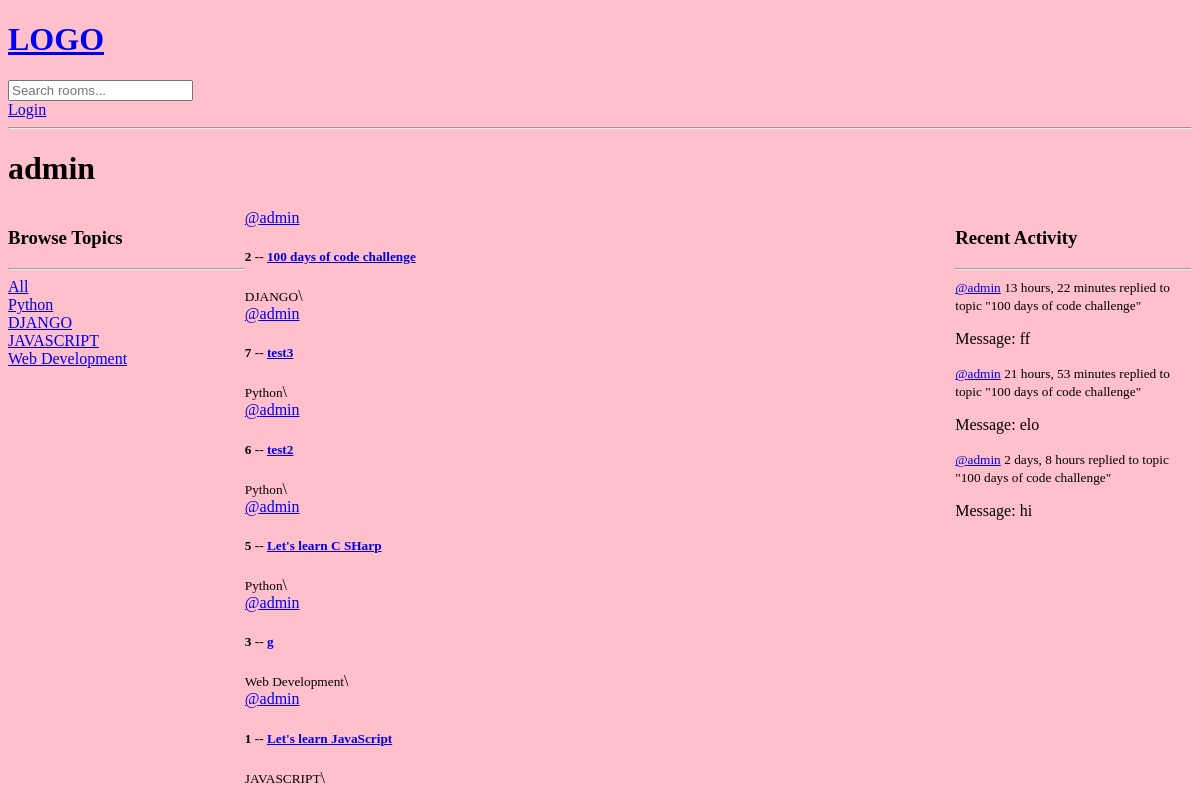
The page /profile/1 on the database as committed earlier.
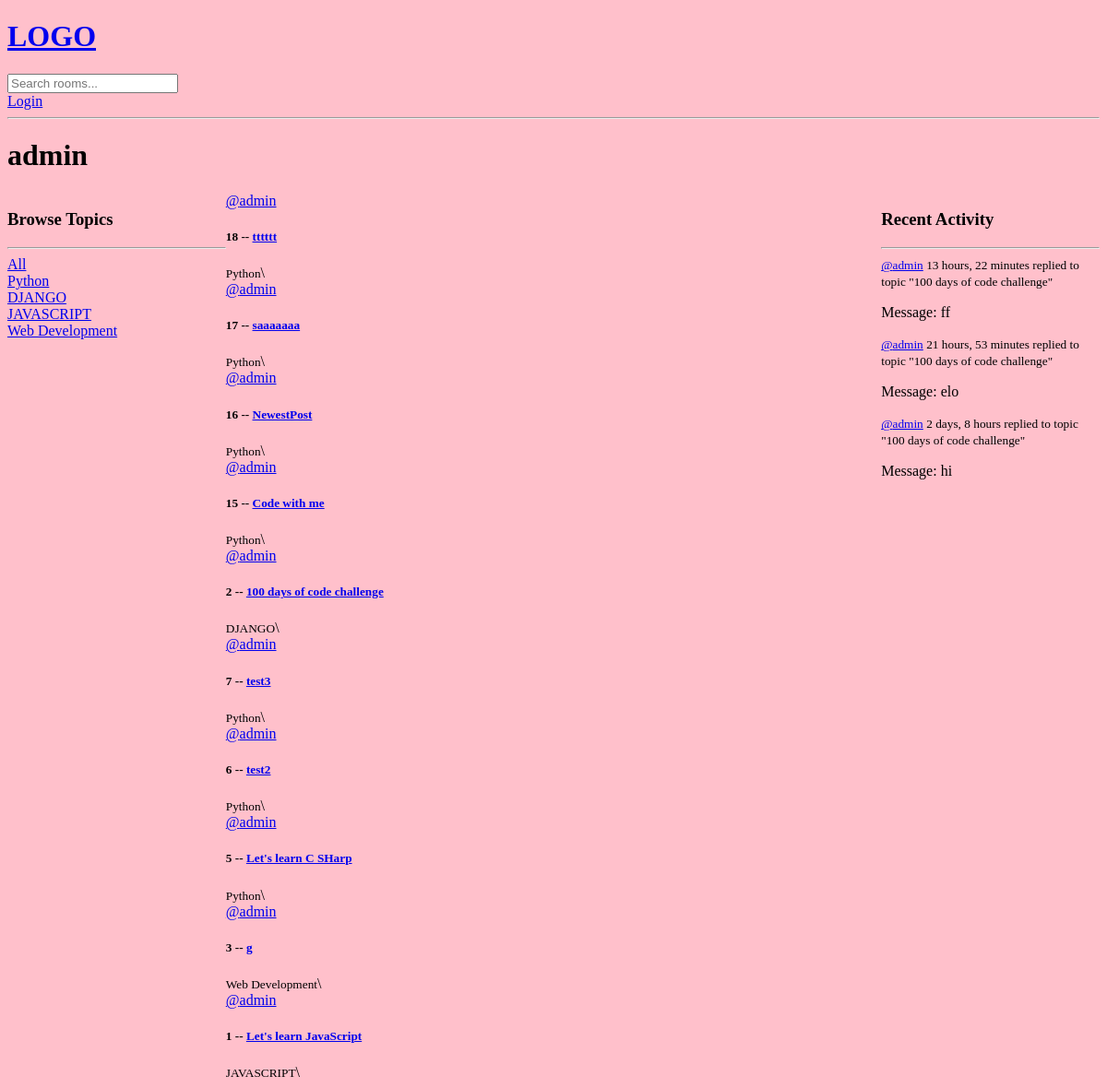
The same page on the database as committed later.
### MovieRecommender/models.py (models this page shows, shortened)
class Topic(models.Model):
    name = models.CharField(max_length=200)

class Room(models.Model):
    host = models.ForeignKey(User, on_delete=models.SET_NULL, null=True)
    topic = models.ForeignKey(Topic, on_delete=models.SET_NULL, null=True)
    name = models.CharField(max_length=200)
    description = models.TextField(null=True, blank=True)
    participants = models.ManyToManyField(User,related_name="participants", blank=True)
    updated = models.DateTimeField(auto_now=True)
    created = models.DateTimeField(auto_now_add=True)
    class Meta:
        ordering = ['-updated', '-created']
    def __str__(self):
        return self.name

class Message(models.Model):
    user = models.ForeignKey(User, on_delete=models.CASCADE)
    room = models.ForeignKey(Room, on_delete=models.CASCADE)
    body = models.TextField()
    updated = models.DateTimeField(auto_now=True)
    created = models.DateTimeField(auto_now_add=True)
    class Meta:
        ordering = ['-updated', '-created']
    def __str__(self):
        return self.body[0:50]

### MovieRecommender/views.py (the view)
# urls.py: path('profile/<str:pk>', views.userProfile, name="user-profile"),
def userProfile(request, pk):
    user = User.objects.get(id=pk)
    rooms = user.room_set.all()
    room_messages = user.message_set.all()
    topics = Topic.objects.all()
    context = {'user': user, 'rooms': rooms, 'room_messages': room_messages, 'topics': topics}
    return render(request, 'MovieRecommender/profile.html', context)

### MovieRecommender/templates/MovieRecommender/profile.html (shortened to what this page needs)
{%  extends 'main.html' %}
{% block content %}
    <h1>{{ user.username }}</h1>
    <div class = "profile-container">
        <div>
            {% include 'MovieRecommender/topic_component.html' %}
        </div>
        <div>
            {% include 'MovieRecommender/feed_component.html' %}
        </div>
        <div>
            {% include 'MovieRecommender/activity_component.html' %}
        </div>
    </div>
{% endblock content %}

### templates/main.html (shortened to what this page needs)
<!DOCTYPE html>
{% load static %}
<html lang="en">
<head>
    <link rel = 'stylesheet' type = 'text/css' media = 'screen' href="{% static 'styles/main.css'%}">
</head>
<body>
    {% include 'navbar.html' %}
    {%  block content  %}
    {%  endblock content %}
</body>
</html>

### templates/navbar.html
<a href="/">
    <h1> LOGO</h1>
</a>
<form method ="GET" action = "{% url 'home' %}">
    <input type = "text" name ="q" placeholder="Search rooms..."/>
</form>
{% if request.user.is_authenticated %}
    <p>Hello {{ request.user }}</p>
    <a href = "{% url 'logout' %}">Logout</a>
{% else %}
    <a href = "{%  url 'login' %}">Login</a>
{% endif %}
<hr>

### MovieRecommender/templates/MovieRecommender/topic_component.html
<h3> Browse Topics</h3>
<hr>
<div>
    <a href="{% url 'home'  %}">All</a>
</div>
{% for topic in topics %}
    <div>
        <a href="{% url 'home'  %}?q={{ topic.name }}">{{ topic.name }}</a>
    </div>
{%  endfor %}

### MovieRecommender/templates/MovieRecommender/feed_component.html (shortened to what this page needs)
<div>
{%  for room in rooms %}
        <div>
            <a href = "{%  url 'user-profile' room.host.id %}"> @{{ room.host.username }}</a>
            <h5>{{ room.id }} -- <a href="/room/{{ room.id }}"> {{ room.name }}</a></h5>
            <small>{{ room.topic.name }}</small>\
        </div>
{%  endfor %}
</div>

### MovieRecommender/templates/MovieRecommender/activity_component.html (shortened to what this page needs)
  <h3>Recent Activity</h3>
        <hr>
        {% for message in room_messages %}
            <div>
                <small><a href = "{%  url 'user-profile' message.user.id %}">@{{ message.user }}</a> {{ message.created | timesince}} </small>
                <small>replied to topic "{{message.room }}"</small>
                <p>Message: {{ message }}</p>
            </div>
        {% endfor %}

### static/styles/main.css (style rules this page uses)
body { background-color: pink; }

### MovieRecommender/templates/MovieRecommender/profile.html (style rules this page uses)
.profile-container { display: grid; grid-template-columns: 1fr 3fr 1fr; }

Rows that differ between the two databases and show on the page:
added Room: host.username "admin", id "18", name "tttttt", topic.name "Python"
added Room: host.username "admin", id "17", name "saaaaaaa", topic.name "Python"
added Room: host.username "admin", id "16", name "NewestPost", topic.name "Python"
added Room: host.username "admin", id "15", name "Code with me", topic.name "Python"
